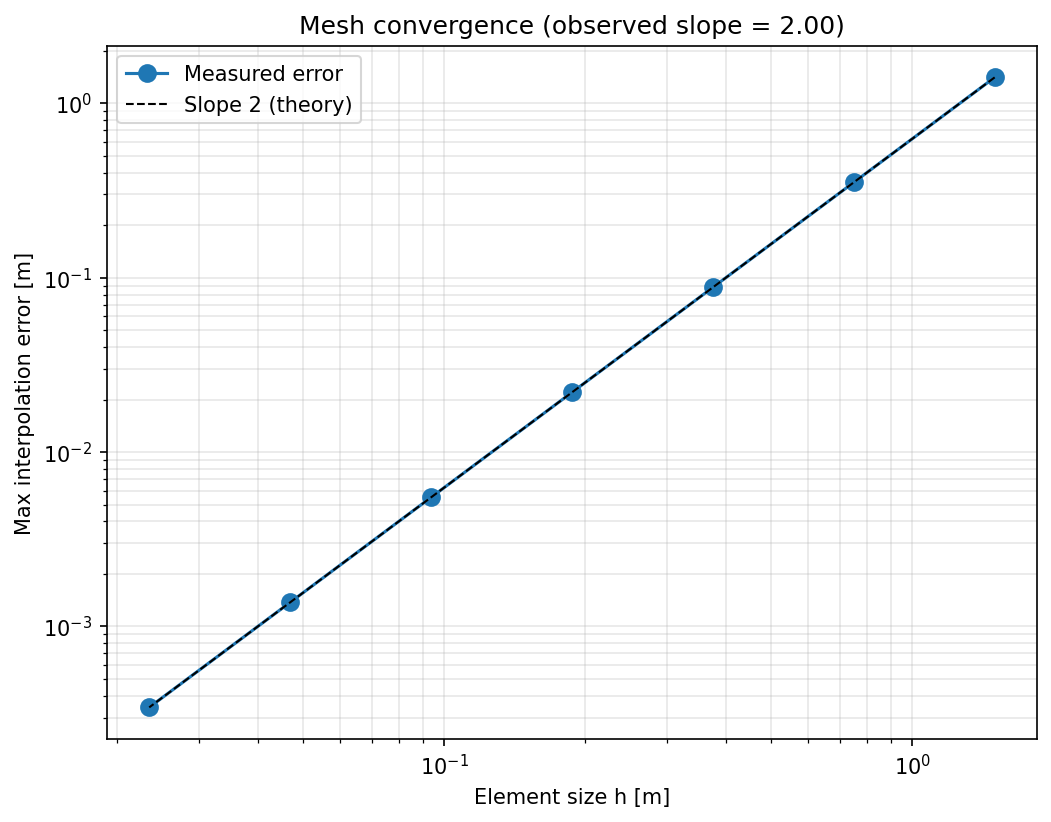

Reproduce this figure in Python.
"""
Convergence study for the 1D FEA solver.

Runs the solver at successively finer meshes and measures the interpolation
error (max deviation between the FEA piecewise-linear solution and the smooth
analytical solution, sampled on a fine grid).

For linear elements, theory predicts the error scales as O(h^2), which shows
up as a straight line of slope 2 on a log-log plot of error vs h.
"""

import matplotlib.pyplot as plt
import numpy as np

from analytical import u_exact
from solver import (
    apply_dirichlet_bc,
    assemble_load,
    assemble_stiffness,
    build_mesh,
    evaluate_fea_solution,
    reconstruct_full_solution,
    solve_system,
)


def solve_fea(L, E, A, b0, P, n_elements):
    """Run the full FEA pipeline and return (nodes, u_fea)."""
    nodes, connectivity = build_mesh(L, n_elements)
    K = assemble_stiffness(nodes, connectivity, E, A)
    point_loads = [(len(nodes) - 1, P)]
    F = assemble_load(nodes, connectivity, b0, point_loads)
    K_red, F_red, free_nodes = apply_dirichlet_bc(K, F, [0])
    u_red = solve_system(K_red, F_red)
    u_fea = reconstruct_full_solution(u_red, free_nodes, len(nodes))
    return nodes, u_fea


def main():
    # ---- Problem parameters (same as run_example.py) ------------------------
    L = 3.0
    E = 1.0
    A = 1.0
    b0 = 5.0
    P = 10.0

    # ---- Mesh refinement levels ---------------------------------------------
    element_counts = [2, 4, 8, 16, 32, 64, 128]

    # Fine grid for measuring interpolation error
    x_fine = np.linspace(0, L, 2000)
    u_an_fine = u_exact(x_fine, E, A, L, b0, P)

    h_values = []
    errors = []

    print(f"{'n_elem':>8} {'h':>12} {'max error':>15}")
    print("-" * 37)
    for n_elements in element_counts:
        nodes, u_fea = solve_fea(L, E, A, b0, P, n_elements)

        # Evaluate FEA solution on the fine grid
        u_fea_fine = evaluate_fea_solution(x_fine, nodes, u_fea)

        # Max interpolation error (L-infinity norm)
        max_error = np.max(np.abs(u_fea_fine - u_an_fine))

        h = L / n_elements
        h_values.append(h)
        errors.append(max_error)

        print(f"{n_elements:>8} {h:>12.6f} {max_error:>15.6e}")

    h_values = np.array(h_values)
    errors = np.array(errors)

    # ---- Measure the observed convergence rate ------------------------------
    # Slope on a log-log plot = convergence order.
    # Fit a line to log(error) vs log(h); the slope is the order.
    log_h = np.log(h_values)
    log_e = np.log(errors)
    slope, intercept = np.polyfit(log_h, log_e, 1)
    print(f"\nObserved convergence rate (log-log slope): {slope:.3f}")
    print("(Theory predicts 2.0 for linear elements.)")

    # ---- Plot ---------------------------------------------------------------
    fig, ax = plt.subplots(figsize=(8, 6))
    ax.loglog(h_values, errors, "o-", color="C0", lw=1.5, ms=8,
              label="Measured error")

    # Reference slope-2 line for comparison
    ref = errors[0] * (h_values / h_values[0]) ** 2
    ax.loglog(h_values, ref, "k--", lw=1.0, label="Slope 2 (theory)")

    ax.set_xlabel("Element size h [m]")
    ax.set_ylabel("Max interpolation error [m]")
    ax.set_title(f"Mesh convergence (observed slope = {slope:.2f})")
    ax.legend()
    ax.grid(True, which="both", alpha=0.3)

    fig.savefig("convergence.png", dpi=150, bbox_inches="tight")
    print("\nPlot saved to convergence.png")


if __name__ == "__main__":
    main()
